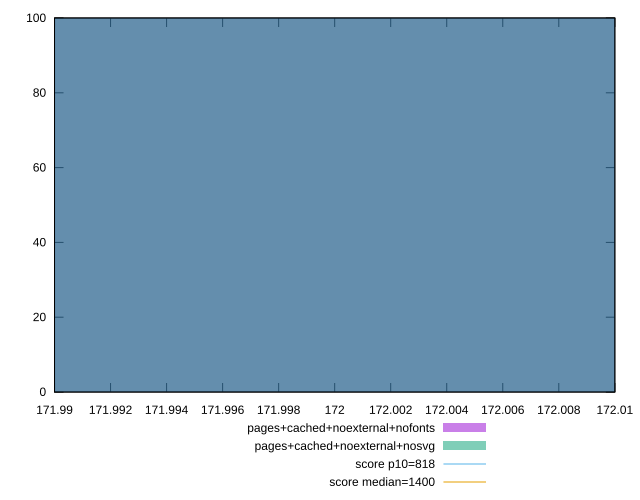

Write the gnuplot code that produced this figure.
reset

$pagesCachedNoexternalNofonts <<EOF
172 100
EOF

$pagesCachedNoexternalNosvg <<EOF
172 100
EOF

set key outside below
set boxwidth 0.1
set xrange [171.99:172.01]
set yrange [0:100]
set trange [0:100]
set style fill transparent solid 0.5 noborder

set parametric
set terminal svg size 640, 500 enhanced background rgb 'white'
set output "reprap/dom-size/comparison/histogram/6_vs_7.svg"

plot $pagesCachedNoexternalNofonts title "pages+cached+noexternal+nofonts" with boxes, \
     $pagesCachedNoexternalNosvg title "pages+cached+noexternal+nosvg" with boxes, \
     818,t title "score p10=818", \
     1400,t title "score median=1400"

reset
